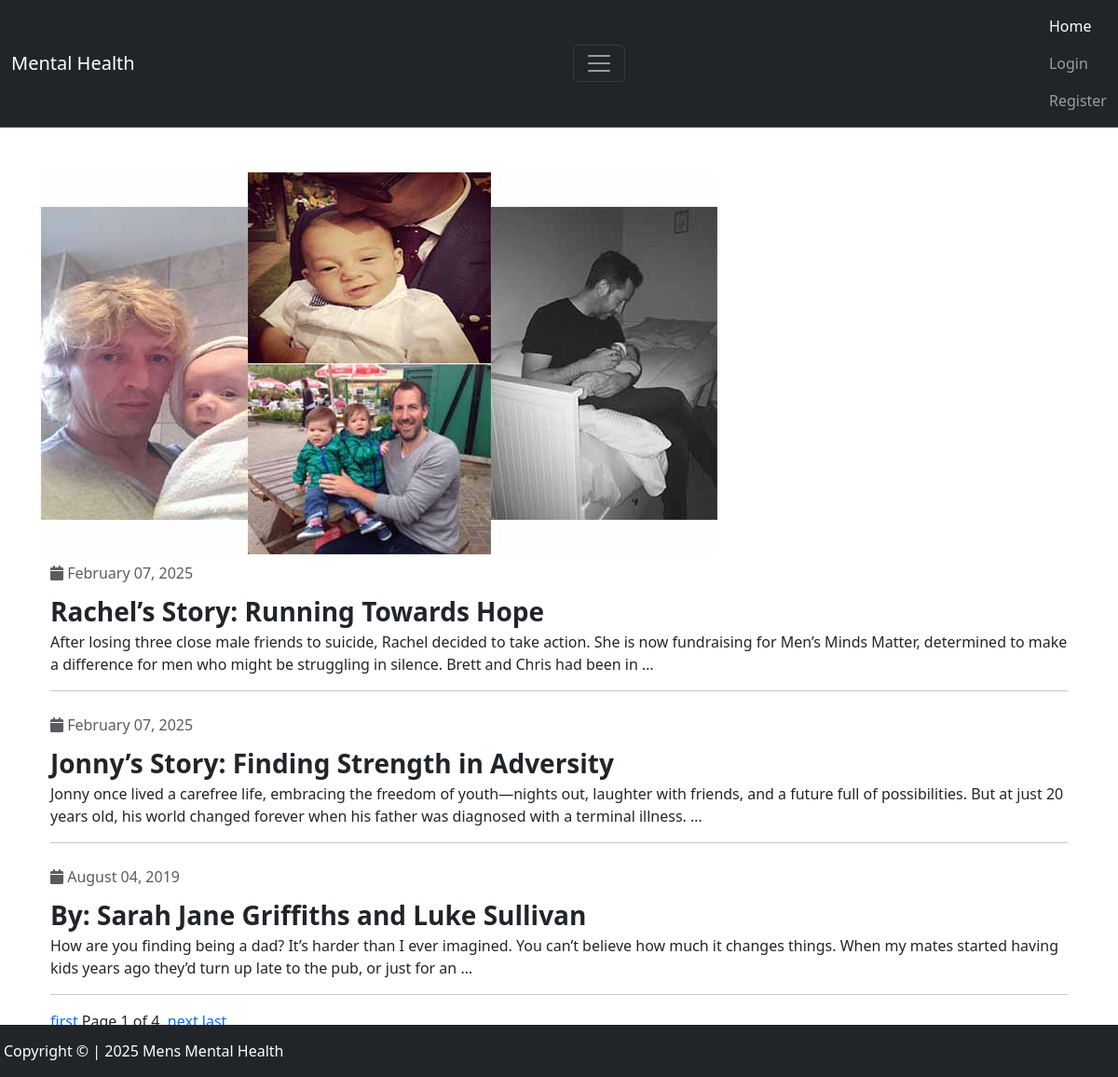
The page / on the database its author committed.
### blog/models.py (models this page shows, shortened)
class Post(models.Model):
    title = models.CharField(max_length=100)
    description = models.TextField()
    date_posted = models.DateField()
    image = models.ImageField(upload_to="images/", blank=True)
    author = models.ForeignKey(Author, on_delete=models.SET_NULL, related_name="posts", null=True)

### blog/views.py (the view)
# urls.py: path("", BlogListView.as_view(), name="blog_list"),
class BlogListView(ListView):
    model = Post
    template_name = "list.html"
    context_object_name = "posts"
    paginate_by = 3
    def get_context_data(self, **kwargs):
        context = super().get_context_data(**kwargs)
        paginator = Paginator(self.get_queryset(), self.paginate_by)
        context["paginator"] = paginator
        page = self.request.GET.get("page")
        try:
            posts = paginator.page(page)
        except PageNotAnInteger:
            posts = paginator.page(1)
        except EmptyPage:
            posts = paginator.page(paginator.num_pages)
        context["posts"] = posts
        return context

### blog/templates/list.html (shortened to what this page needs)
{% extends 'base.html' %} {% load static %} {% block title %}List{% endblock %}
{% block content %}
<main role="main">
  <div class="hero">
    <img src="{% static 'img/fathers.jpg' %}" alt="" />
  </div>
  <section class="container">
    <ul class="list-unstyled">
      {% for post in posts %}
      <li class="text-muted py-2">
        <i class="fa fa-calendar"></i>
        {{ post.date_posted|date:"F d, Y" }}
      </li>
      <li>
        <a
          href="{% url 'blog:blog_detail' post.title %}"
          class="fw-bold text-decoration-none py-2 text-dark fs-3"
          >{{ post.title}}</a
        >
      </li>
      <li>{{ post.description|truncatewords:40 }}</li>
      <hr class="dotted" />
      {% endfor %}
    </ul>
  </section>
  <section class="container">
    <div class="pagination">
      <span
        class="step-links {% if not posts.has_previous %} disabled {% endif %}"
      >
        <a href="{% url 'blog:blog_list' %}?page=1">first</a>
        <span class="current">
          Page {{ posts.number }} of {{ posts.paginator.num_pages }}.
        </span>
        {% if posts.has_next %}
        <a href="{% url 'blog:blog_list' %}?page={{ posts.next_page_number }}"
          >next</a
        >
        {% endif %}
        <a
          href="{% url 'blog:blog_list' %}?page={{ posts.paginator.num_pages }}"
          >last</a
        >
      </span>
    </div>
  </section>
</main>
{% endblock %}

### rows shown on the page
Post: date_posted "February 07, 2025", title "Rachel’s Story: Running Towards Hope", description "After losing three close male friends to suicide, Rachel decided to take action. She is now fundraising for Men’s Minds Matter, determined to make a difference for men who might be struggling in silence. Brett and Chris had been in …"
Post: date_posted "February 07, 2025", title "Jonny’s Story: Finding Strength in Adversity", description "Jonny once lived a carefree life, embracing the freedom of youth—nights out, laughter with friends, and a future full of possibilities. But at just 20 years old, his world changed forever when his father was diagnosed with a terminal illness. …"
Post: date_posted "August 04, 2019", title "By: Sarah Jane Griffiths and Luke Sullivan", description "How are you finding being a dad? It’s harder than I ever imagined. You can’t believe how much it changes things. When my mates started having kids years ago they’d turn up late to the pub, or just for an …"

### other values the page prints
{{ posts.number }} "1"
{{ posts.paginator.num_pages }} "4"
